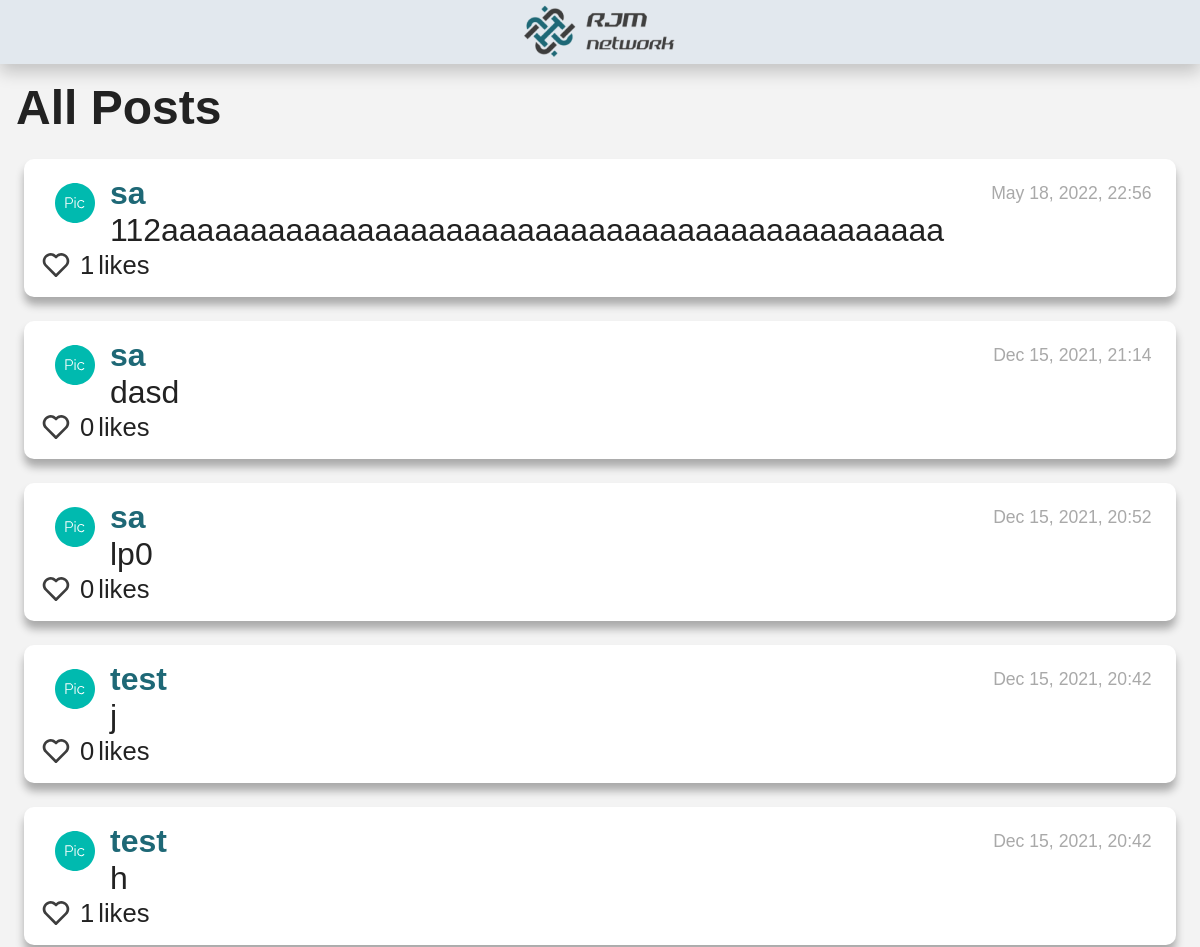
The app's page / (upper part), older data.
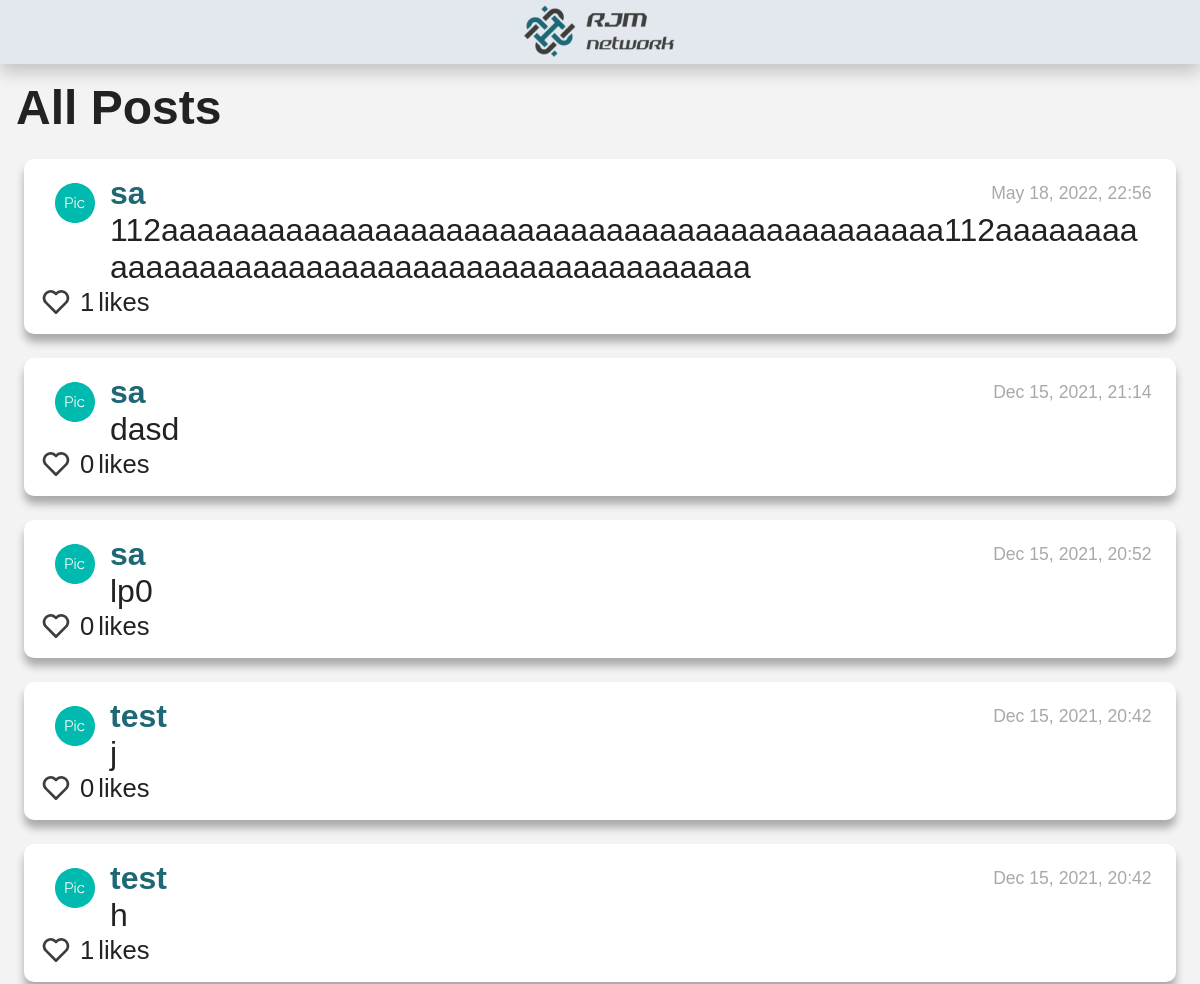
The same page, newer data.
### network/models.py (models this page shows, shortened)
class NewPost(models.Model):
    poster = models.ForeignKey(User, on_delete=models.PROTECT, related_name="posts_posted")
    description = models.TextField(blank=False)
    date_added = models.DateTimeField(auto_now_add=True)

class User(AbstractUser):
    pass

### network/views.py (the view)
# urls.py: path("", views.index, name="index"),
def index(request):
    all_posts = NewPost.objects.select_related('poster')
    total_posts=all_posts.count()
    total_pages=math.ceil(total_posts/10)
    list_total_pages = []
    for i in range(2, total_pages+1):
        list_total_pages.append(i)
    all_posts = all_posts.order_by("-date_added")[:10]
    all_likers = Likers.objects.all()
    for post in all_posts:
        post.date_added = (post.date_added.strftime("%b %d, %Y, %H:%M"))
        post.number_likes=0
        likers = all_likers.filter(post=post.id)
        likers_id = []
        for each_liker in likers:
            post.likers = each_liker.liker.all()
            post.number_likes = each_liker.liker.count()
            for each in each_liker.liker.all():
                likers_id.append(each.id)
            post.likers_id = likers_id
    return render(request, "network/index.html", {
        "all_posts": all_posts,
        "list_total_pages":list_total_pages,
    })

### network/templates/network/index.html (shortened to what this page needs)
{% extends "network/layout.html" %}
{% load static %}
{% block body %}
    <h3> All Posts</h3>
    <div id="all_posts_view">
        <div id="page_0">
            {% if all_posts %}
                {% for post in all_posts %}
                    <div id="posts_style">
                        <div id="posts-flex-order">
                            <div id="posts-flex-order-child1">
                            </div>
                            <div id="posts-flex-order-child2">
                                <div id="posts-first-line">
                                    <a id="profile"  href="profile/{{ post.poster.id }}">{{ post.poster }}</a>
                                    <div id="post-{{post.date_added}}" class="date_post"> {{ post.date_added }}</div>
                                </div>
                                <div id="post-description-{{post.id}}" class="description_post"> {{ post.description }} </div>
                            </div>
                        </div>
                        <div id="like_complete">
                            {% if user.id in post.likers_id %}
                                <button class="yes_button" id="like-btn-{{post.id}}" value="heart_full" onclick="like('{{ post.id }}')">
                                    <svg id="heart-img-{{ post.id }}" alt="jacket" width="40" height="40" viewBox="0 0 40 40" fill="none" xmlns="http://www.w3.org/2000/svg">
                                        <path d="M33.6751 7.9851C32.7561 7.05963 31.6632 6.32493 30.4593 5.82324C29.2555 5.32155 27.9643 5.06277 26.6601 5.06177C24.1931 5.06217 21.8162 5.98889 20 7.65843C18.1841 5.98861 15.8071 5.06185 13.34 5.06177C12.0343 5.06313 10.7417 5.3227 9.53661 5.82555C8.33155 6.3284 7.23783 7.06459 6.31838 7.99177C2.39672 11.9301 2.39838 18.0901 6.32172 22.0118L20 35.6901L33.6784 22.0118C37.6017 18.0901 37.6034 11.9301 33.6751 7.9851Z" fill="#DA2D57"/>
                                    </svg>
                                </button>
                            {% else %}
                                <button class="yes_button" id="like-btn-{{post.id}}" value="heart_empty"  onclick="like('{{ post.id }}')">
                                    <svg id="heart-img-{{ post.id }}" alt="jacket" width="40" height="40" viewBox="0 0 40 40" fill="none" xmlns="http://www.w3.org/2000/svg">
                                        <path d="M20 7.65843C18.1841 5.98861 15.8071 5.06185 13.34 5.06177C12.0343 5.06313 10.7417 5.3227 9.53661 5.82555C8.33155 6.3284 7.23783 7.06459 6.31838 7.99177C2.39672 11.9301 2.39838 18.0901 6.32172 22.0118L18.5417 34.2318C18.825 34.7301 19.3717 35.0518 20 35.0518C20.258 35.0493 20.5119 34.9863 20.7411 34.8679C20.9704 34.7495 21.1686 34.579 21.32 34.3701L33.6784 22.0118C37.6017 18.0884 37.6017 11.9301 33.675 7.9851C32.7561 7.05963 31.6632 6.32493 30.4593 5.82324C29.2555 5.32155 27.9643 5.06277 26.66 5.06177C24.1931 5.06217 21.8162 5.98889 20 7.65843ZM31.3184 10.3418C33.9234 12.9601 33.925 17.0501 31.3217 19.6551L20 30.9768L8.67838 19.6551C6.07505 17.0501 6.07672 12.9601 8.67505 10.3484C9.94172 9.08843 11.5984 8.3951 13.34 8.3951C15.0817 8.3951 16.7317 9.08843 17.9884 10.3451L18.8217 11.1784C18.9764 11.3333 19.16 11.4562 19.3622 11.5401C19.5644 11.6239 19.7812 11.6671 20 11.6671C20.2189 11.6671 20.4357 11.6239 20.6379 11.5401C20.8401 11.4562 21.0237 11.3333 21.1784 11.1784L22.0117 10.3451C24.5317 7.8301 28.8017 7.83677 31.3184 10.3418Z" fill="#3D3D3D"/>
                                    </svg>
                                </button>
                            {% endif %}
                            <div id="like-count-{{post.id}}" class="d-inline-block">{{post.number_likes}}</div> likes
                        </div>
                    </div>
                {% endfor %}
            {% else %}
                    <li>no post</li>
            {% endif %}
        </div>
    </div>
{% endblock %}

Row changes from the older to the newer data that the page shows:
changed NewPost: description "112aaaaaaaaaaaaaaaaaaaaaaaaaaaaaaaaaaaaaaaaaaaa" → "112aaaaaaaaaaaaaaaaaaaaaaaaaaaaaaaaaaaaaaaaaaaa112aaaaaaaaaaaaaaaaaaaaaaaaaaaaaaaaaaaaaaaaaaaa"
